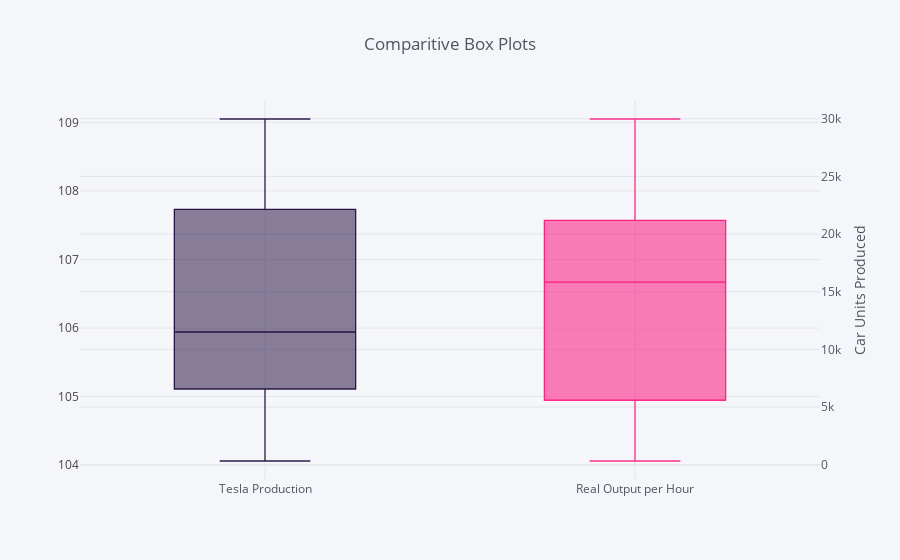

The code cell stored with this chart in its notebook:
### Code cell
fig0 = df.iplot(
    columns=['Real Output per Hour'], 
    asFigure=True, 
    kind='box', 
    showlegend=False,
    colors = ('#ff0074'),
    )
fig1 = df.iplot(
    columns=['Tesla Production'],
    asFigure=True,
    kind='box', 
    secondary_y=['Tesla Production'],
    showlegend=False,
    title='Comparitive Box Plots',
    yTitle='Real Productivity per Hour ($)',
    secondary_y_title = 'Car Units Produced',
    colors = ('#1b073a'),
)

fig1['data'].extend(fig0['data'])

iplot(fig1)

### Figure 1 — Plotly figure (JSON) as saved in the notebook; plotly's stock layout.template omitted (floating-point values rounded to 4 significant figures)
{"data": [{"boxpoints": false, "line": {"width": 1.3}, "marker": {"color": "rgba(27, 7, 58, 0.8999999999999999)"}, "name": "Tesla Production", "orientation": "v", "type": "box", "xaxis": "x1", "y": [321, 2400, 4900, 5150, 5500, 6892, 6457, 7579, 7785, 9834, 10030, 11507, 11580, 17478, 14820, 18345, 24500, 22200, 25000, 22000, 26150, 29870, 29980], "yaxis": "y2"}, {"boxpoints": false, "line": {"width": 1.3}, "marker": {"color": "rgba(255, 0, 116, 0.7999999999999998)"}, "name": "Real Output per Hour", "orientation": "v", "type": "box", "y": [104.5, 104.1, 104.3, 104.1, 104.6, 105.6, 104.8, 105.4, 106.5, 106.0, 106.8, 107.1, 107.4, 106.7, 106.4, 106.7, 107.3, 107.6, 107.7, 108.1, 108.8, 108.9, 109.0]}], "layout": {"legend": {"bgcolor": "#F5F6F9", "font": {"color": "#4D5663"}}, "paper_bgcolor": "#F5F6F9", "plot_bgcolor": "#F5F6F9", "showlegend": false, "title": "Comparitive Box Plots", "titlefont": {"color": "#4D5663"}, "xaxis1": {"gridcolor": "#E1E5ED", "showgrid": true, "tickfont": {"color": "#4D5663"}, "title": "", "titlefont": {"color": "#4D5663"}, "zerolinecolor": "#E1E5ED"}, "yaxis2": {"anchor": "x1", "gridcolor": "#E1E5ED", "overlaying": "y1", "showgrid": true, "side": "right", "tickfont": {"color": "#4D5663"}, "title": "Car Units Produced", "titlefont": {"color": "#4D5663"}, "zerolinecolor": "#E1E5ED"}}}
